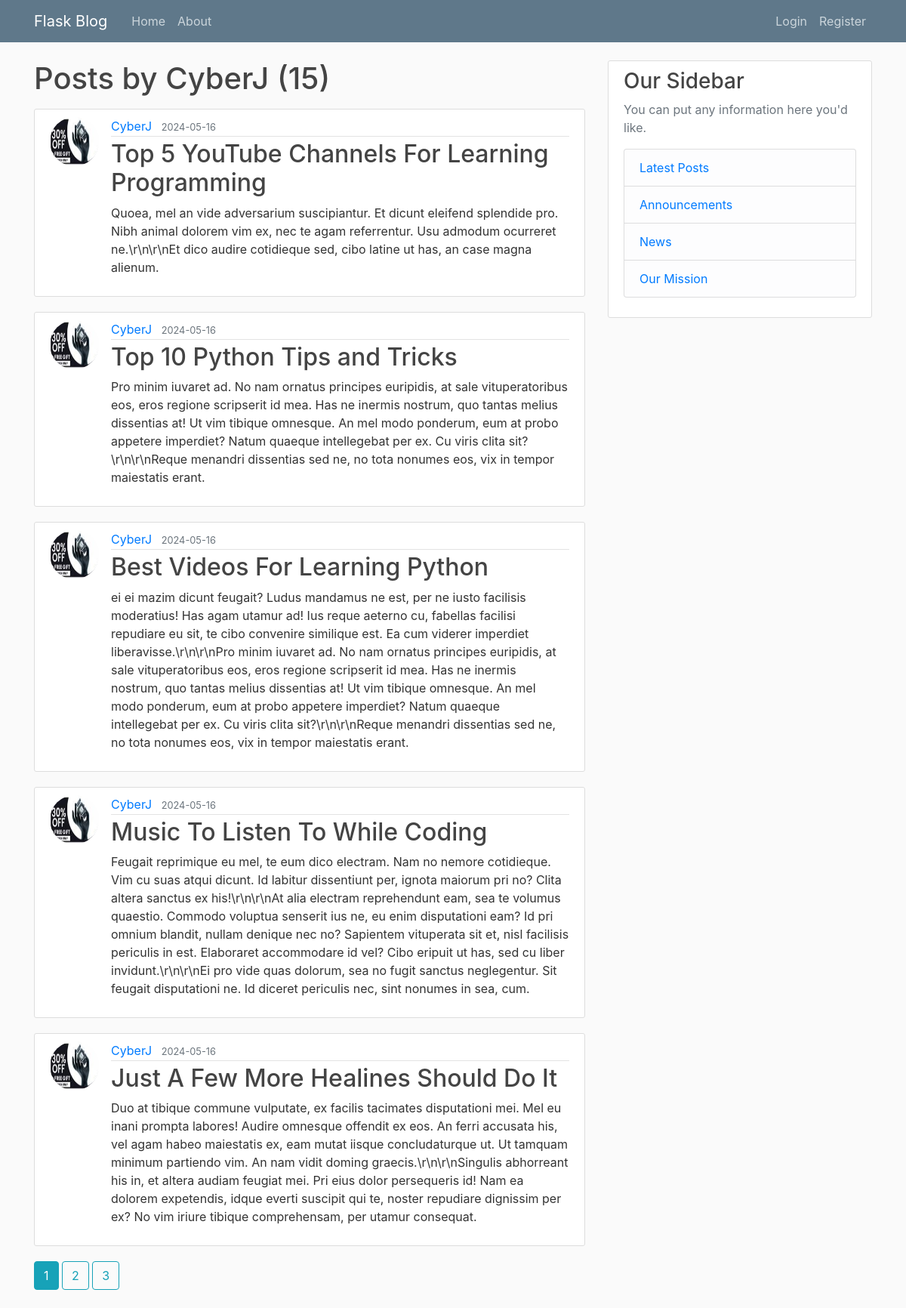
Page /user/CyberJ on the committed database.
### flaskblog/models.py (models this page shows, shortened)
class User(db.Model, UserMixin):
    id = db.Column(db.Integer, primary_key=True)
    username = db.Column(db.String(20), unique=True, nullable=False)
    email = db.Column(db.String(120), unique=True, nullable=False)
    image_file = db.Column(db.String(20), nullable=False,
                           default='default.jpg')
    password = db.Column(db.String(60), nullable=False)
    posts = db.relationship('Post', backref='author', lazy=True)

class Post(db.Model):
    id = db.Column(db.Integer, primary_key=True)
    title = db.Column(db.String(100), nullable=False)
    date_posted = db.Column(db.DateTime, nullable=False,
                            default=datetime.utcnow)
    content = db.Column(db.Text, nullable=False)
    user_id = db.Column(db.Integer, db.ForeignKey('user.id'), nullable=False)

### flaskblog/users/routes.py (the view)
@users.route("/user/<string:username>")
def user_posts(username):
    page = request.args.get('page', 1, type=int)
    user = User.query.filter_by(username=username).first_or_404()
    posts = (Post.query.filter_by(author=user).
             order_by(Post.date_posted.desc()).paginate(page=page, per_page=5))
    return render_template('user_posts.html', posts=posts, user=user)

### flaskblog/templates/user_posts.html
{% extends "layout.html" %}
{% block content %}
	<h1 class="mb-3">Posts by {{ user.username }} ({{ posts.total }})</h1>
	{% for post in posts.items %}
			<article class="media content-section">
				<img class="rounded-circle article-img" src="{{ url_for('static', filename='profile_pics/' + post.author.image_file) }}">
			  <div class="media-body">
			    <div class="article-metadata">
			      <a class="mr-2" href="{{ url_for('users.user_posts', username=post.author.username) }}">{{ post.author.username }}</a>
			      <small class="text-muted">{{ post.date_posted.strftime('%Y-%m-%d') }}</small>
			    </div>
			    <h2><a class="article-title" href="{{ url_for('posts.post', post_id=post.id) }}">{{ post.title }}</a></h2>
			    <p class="article-content">{{ post.content }}</p>
			  </div>
			</article>
	{% endfor %}
	{% for page_num in posts.iter_pages(left_edge=1, right_edge=1, left_current=1, right_current=1) %}
		{% if page_num  %}
			{% if posts.page == page_num  %}
				<a class="btn btn-info mb-4" href="{{ url_for('users.user_posts', username=user.username, page=page_num)}}">{{ page_num }}</a>
			{% else %}
				<a class="btn btn-outline-info mb-4" href="{{ url_for('users.user_posts', username=user.username, page=page_num)}}">{{ page_num }}</a>
			{% endif %}
		{% else %}
			...
		{% endif %}
	{% endfor %}
{% endblock content %}

### flaskblog/templates/layout.html (shortened to what this page needs)
<!DOCTYPE html>
<html>
<head>
    <link rel="stylesheet" href="https://cdn.jsdelivr.net/npm/bootstrap@4.4.1/dist/css/bootstrap.min.css">
    <link rel="stylesheet" type="text/css" href="{{ url_for('static', filename='main.css') }}">
</head>
<body>
	<header class="site-header">
	  <nav class="navbar navbar-expand-md navbar-dark bg-steel fixed-top">
	    <div class="container">
	      <a class="navbar-brand mr-4" href="/">Flask Blog</a>
	      <div class="collapse navbar-collapse" id="navbarToggle">
	        <div class="navbar-nav mr-auto">
	          <a class="nav-item nav-link" href="{{ url_for('main.home') }}">Home</a>
	          <a class="nav-item nav-link" href="{{ url_for('main.about') }}">About</a>
	        </div>
	        <div class="navbar-nav">
	        	{% if current_user.is_authenticated %}
	        		<a class="nav-item nav-link" href="{{ url_for('posts.new_post') }}">New Post</a>
	        		<a class="nav-item nav-link" href="{{ url_for('users.account') }}">Account</a>
	        		<a class="nav-item nav-link" href="{{ url_for('users.logout') }}">Logout</a>
	        	{% else %}
	        		<a class="nav-item nav-link" href="{{ url_for('users.login') }}">Login</a>
	        		<a class="nav-item nav-link" href="{{ url_for('users.register') }}">Register</a>
	        	{% endif %}
	        </div>
	      </div>
	    </div>
	  </nav>
	</header>
	<main role="main" class="container">
	  <div class="row">
	    <div class="col-md-8">
	      {% block content %}{% endblock %}
	    </div>
	    <div class="col-md-4">
	      <div class="content-section">
	        <h3>Our Sidebar</h3>
	        <p class='text-muted'>You can put any information here you'd like.
	          <ul class="list-group">
	            <li class="list-group-item list-group-item-light">
	            	<a href="{{ url_for('main.home', page=page_num)}}"> Latest Posts </a></li>
	            <li class="list-group-item list-group-item-light">
	            	<a href="{{ url_for('main.announcement', page=page_num)}}"> Announcements </a></li>
	            <li class="list-group-item list-group-item-light">
	            	<a href="{{ url_for('main.news', page=page_num)}}"> News </a></li>
	            <li class="list-group-item list-group-item-light">
	            	<a href="{{ url_for('main.mission', page=page_num)}}"> Our Mission </a></li>
	          </ul>
	        </p>
	      </div>
	    </div>
	  </div>
	</main>
</body>
</html>

### flaskblog/static/main.css (style rules this page uses)
body { background: #fafafa; color: #333333; margin-top: 5rem; }
h1, h2, h3, h4, h5, h6 { color: #444444; }
.bg-steel { background-color: #5f788a; }
.site-header .navbar-nav .nav-link { color: #cbd5db; }
.content-section { background: #ffffff; padding: 10px 20px; border: 1px solid #dddddd; border-radius: 3px; margin-bottom: 20px; }
.article-title { color: #444444; }
.article-content { white-space: pre-line; }
.article-img { height: 65px; width: 65px; margin-right: 16px; }
.article-metadata { padding-bottom: 1px; margin-bottom: 4px; border-bottom: 1px solid #e3e3e3 }

### rows in the picture
User: username "CyberJ"
Post: image_file (picture), author.username "CyberJ", date_posted "2024-05-16", title "Top 5 YouTube Channels For Learning Programming", content "Quoea, mel an vide adversarium suscipiantur. Et dicunt eleifend splendide pro. Nibh animal dolorem vim ex, nec te agam referrentur. Usu admodum ocurreret ne.\\r\\n\\r\\nEt dico audire cotidieque sed, cibo latine ut has, an case magna alienum."
Post: image_file (picture), author.username "CyberJ", date_posted "2024-05-16", title "Top 10 Python Tips and Tricks", content "Pro minim iuvaret ad. No nam ornatus principes euripidis, at sale vituperatoribus eos, eros regione scripserit id mea. Has ne inermis nostrum, quo tantas melius dissentias at! Ut vim tibique omnesque. An mel modo ponderum, eum at probo appetere imperdiet? Natum quaeque intellegebat per ex. Cu viris clita sit?\\r\\n\\r\\nReque menandri dissentias sed ne, no tota nonumes eos, vix in tempor maiestatis erant."
Post: image_file (picture), author.username "CyberJ", date_posted "2024-05-16", title "Best Videos For Learning Python", content "ei ei mazim dicunt feugait? Ludus mandamus ne est, per ne iusto facilisis moderatius! Has agam utamur ad! Ius reque aeterno cu, fabellas facilisi repudiare eu sit, te cibo convenire similique est. Ea cum viderer imperdiet liberavisse.\\r\\n\\r\\nPro minim iuvaret ad. No nam ornatus principes euripidis, at sale vituperatoribus eos, eros regione scripserit id mea. Has ne inermis nostrum, quo tantas melius dissentias at! Ut vim tibique omnesque. An mel modo ponderum, eum at probo appetere imperdiet? Natum quaeque intellegebat per ex. Cu viris clita sit?\\r\\n\\r\\nReque menandri dissentias sed ne, no tota nonumes eos, vix in tempor maiestatis erant."
Post: image_file (picture), author.username "CyberJ", date_posted "2024-05-16", title "Music To Listen To While Coding", content "Feugait reprimique eu mel, te eum dico electram. Nam no nemore cotidieque. Vim cu suas atqui dicunt. Id labitur dissentiunt per, ignota maiorum pri no? Clita altera sanctus ex his!\\r\\n\\r\\nAt alia electram reprehendunt eam, sea te volumus quaestio. Commodo voluptua senserit ius ne, eu enim disputationi eam? Id pri omnium blandit, nullam denique nec no? Sapientem vituperata sit et, nisl facilisis periculis in est. Elaboraret accommodare id vel? Cibo eripuit ut has, sed cu liber invidunt.\\r\\n\\r\\nEi pro vide quas dolorum, sea no fugit sanctus neglegentur. Sit feugait disputationi ne. Id diceret periculis nec, sint nonumes in sea, cum."
Post: image_file (picture), author.username "CyberJ", date_posted "2024-05-16", title "Just A Few More Healines Should Do It", content "Duo at tibique commune vulputate, ex facilis tacimates disputationi mei. Mel eu inani prompta labores! Audire omnesque offendit ex eos. An ferri accusata his, vel agam habeo maiestatis ex, eam mutat iisque concludaturque ut. Ut tamquam minimum partiendo vim. An nam vidit doming graecis.\\r\\n\\r\\nSingulis abhorreant his in, et altera audiam feugiat mei. Pri eius dolor persequeris id! Nam ea dolorem expetendis, idque everti suscipit qui te, noster repudiare dignissim per ex? No vim iriure tibique comprehensam, per utamur consequat."

### other values in the picture
{{ posts.total }} "15"
{{ page_num }} "1"
{{ page_num }} "2" "3"
